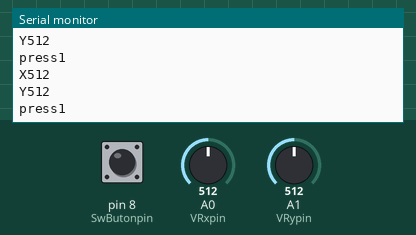
This sketch was run on a simulated Arduino Uno, built with avr-gcc and run on an emulated ATmega328P. On the bench: the last lines printed to the serial monitor. The inputs (shaded band) are chosen by the test bench; at power-on: A0 (VRxpin) = 512, A1 (VRypin) = 512, pin 8 (SwButonpin) HIGH.

Above: at 1.2 s.
1.3 s: A0 (VRxpin) set to 716
At 1.56 s:
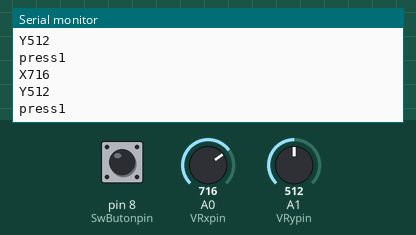
2.8 s: A1 (VRypin) set to 716
At 2.97 s:
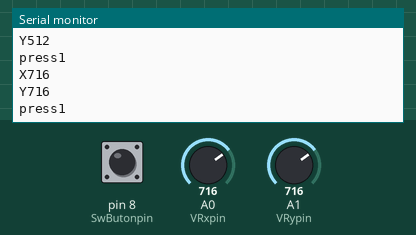
4.3 s: pin 8 (SwButonpin) pulled LOW for 0.25 s
At 4.57 s:
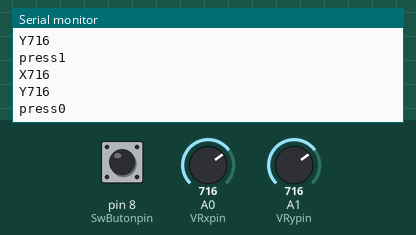
6.0 s: A0 (VRxpin) set to 900
At 6.18 s:
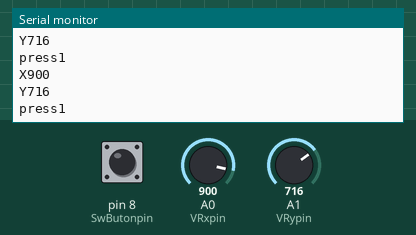
7.5 s: A1 (VRypin) set to 900
At 7.78 s:
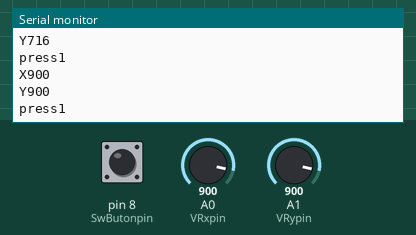
Timing chart, 0 to 10.0 s (numbered marks = the images above; inputs shaded):
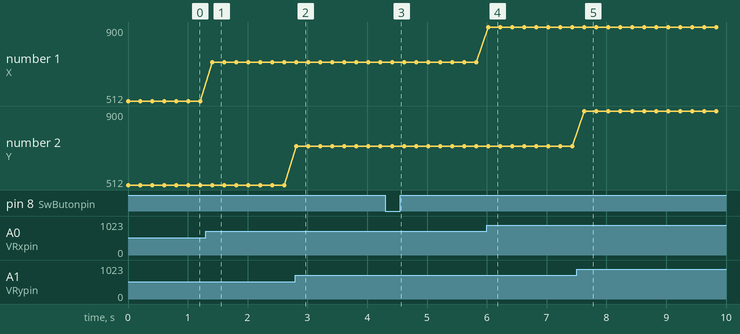

Measured:
- after the input at 1.3 s, the serial monitor: prints a new line after 0.11 s (image 1)
- after the input at 2.8 s, the serial monitor: prints a new line at once (image 2)
- after the input at 4.3 s, the serial monitor: prints a new line after 0.12 s (image 3)
- after the input at 6.0 s, the serial monitor: prints a new line at once (image 4)
- after the input at 7.5 s, the serial monitor: prints a new line after 0.13 s (image 5)
- plotted number 1: 512 → 716 after the input at 1.3 s, 716 → 900 after the input at 6.0 s

The sketch:

Monitor_serial_jostick.ino
```cpp
const int VRxpin=0;
const int VRypin=1;

const int SwButonpin=8;
int pressed=-1;
int x=-1;
int y=-1;

void readJoystick()
{
  pressed=digitalRead(SwButonpin);
  x=analogRead(VRxpin);
  y=analogRead(VRypin);

}

void setup()
{
  pinMode(SwButonpin,INPUT);
  digitalWrite(SwButonpin,HIGH);
  Serial.begin(115200);
}
void loop()
{
  readJoystick();

  Serial.print("X");
  Serial.println(x);

  Serial.print("Y");
  Serial.println(y);

  Serial.print("press");
  Serial.println(pressed);

  delay(200);
}
```
